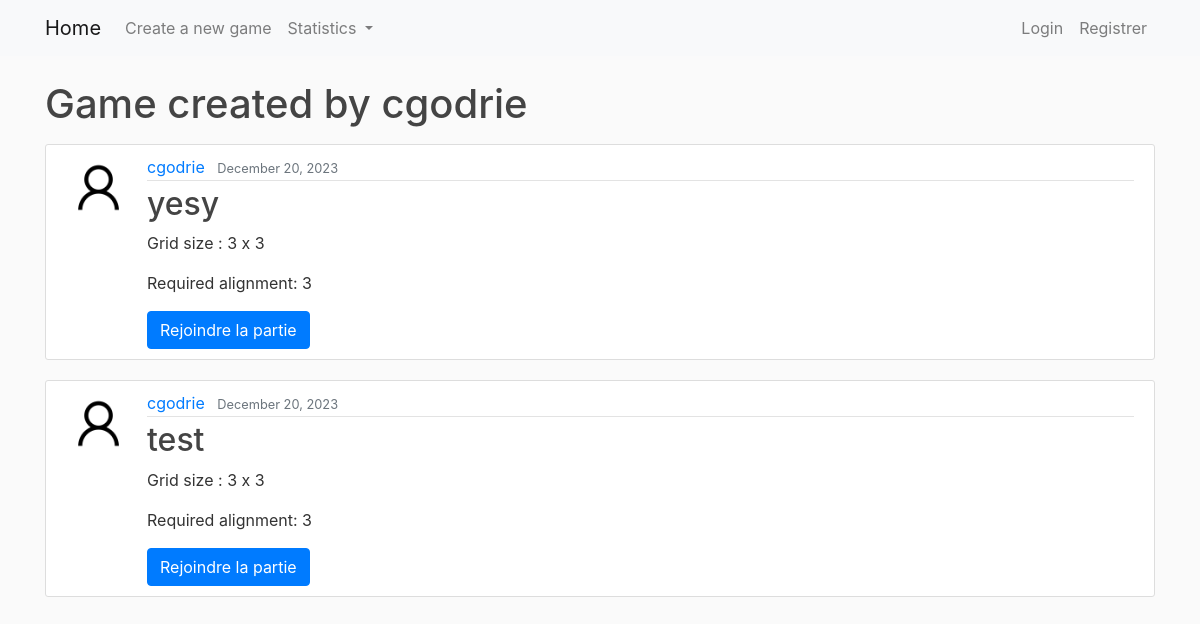
Page /games/user/cgodrie/ on the earlier database version.
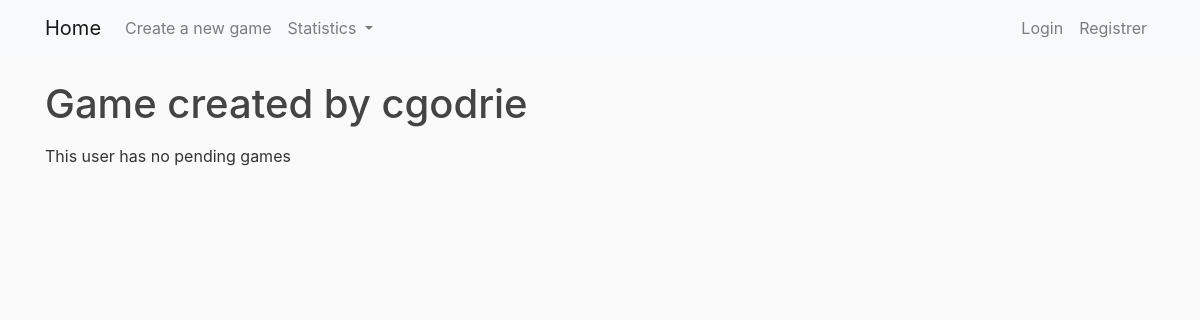
Same page on the later database version.
### morpion/models.py (models this page shows, shortened)
class Game(models.Model):
    creator = models.ForeignKey(User, on_delete=models.CASCADE, related_name='games_created')
    player2 = models.ForeignKey(User, on_delete=models.SET_NULL, blank=True, null=True, related_name='joined_games')
    active_player = models.CharField(max_length=20, default='')
    winner = models.ForeignKey(User, on_delete=models.SET_NULL, null=True, blank=True, related_name='games_won')
    abandon = models.CharField(max_length=20, default='', null=True, blank=True)
    title = models.CharField(max_length=200)
    grid_size = models.IntegerField(validators=[MinValueValidator(3), MaxValueValidator(9)])
    alignment = models.IntegerField(validators=[MinValueValidator(3), MaxValueValidator(9)])
    STATUS_CHOICES = (
        ('waiting', 'Waiting'),
        ('started', 'Started'),
        ('completed', 'Completed')
    )
    status = models.CharField(max_length=10, choices=STATUS_CHOICES, default='waiting')
    created_at = models.DateField(auto_now_add=True)
    updated_at = models.DateTimeField(auto_now=True)
    is_private = models.BooleanField(default=False)
    access_code = models.CharField(max_length=6, blank=True, null=True)
    grid_data = models.JSONField(default=dict)

### users/models.py (models this page shows, shortened)
class Profile(models.Model):
    user = models.OneToOneField(User, on_delete=models.CASCADE)
    image = models.ImageField(default='default.png', upload_to='profile_pics')
    game_symbol = models.ImageField(default='default_symbol.png', upload_to='game_symbols')

### morpion/views.py (the view)
# urls.py: path('games/user/<str:username>/', UserGameListView.as_view(), name='user-games'),
class UserGameListView(ListView):
    model = Game
    template_name = 'morpion/user_games.html'
    context_object_name = 'games'
    paginate_by = 3
    def get_queryset(self):
        user = get_object_or_404(User, username=self.kwargs.get('username'))
        return Game.objects.filter(creator=user).filter(status="waiting").order_by('-updated_at')

### morpion/templates/morpion/user_games.html (shortened to what this page needs)
{% extends "morpion/base.html" %}
{% block content %}
<h1 class="mb-3">Game created by {{ view.kwargs.username }}</h1>
{% if games %}
{% for game in games %}
<article class="media content-section">
    <img class="rounded-circle article-img" src="{{ game.creator.profile.image.url }}">
    <div class="media-body">
        <div class="article-metadata">
            <a class="mr-2" href="{% url 'user-games' game.creator.username %}">{{ game.creator }}</a>
            <small class="text-muted">{{ game.updated_at|date:"F d, Y" }}</small>
        </div>
        <h2><a class="article-title" href="{% url 'game-detail' game.id %}">{{ game.title }}</a></h2>
        <p class="article-content">Grid size : {{ game.grid_size }} x {{ game.grid_size }}</p>
        <p class="article-content">Required alignment: {{ game.alignment }}</p>
        <a href="{% url 'confirm-join-game' game.id %}" class="btn btn-primary">Rejoindre la partie</a>
    </div>
</article>
{% endfor %}
{% else %}
<p class="article-content">This user has no pending games</p>
{% endif %}
{% endblock content %}

Differences in the rows shown:
removed Game: creator.profile.image (placeholder picture), creator "cgodrie", updated_at "December 20, 2023", title "yesy", grid_size "3", alignment "3"
removed Game: creator.profile.image (placeholder picture), creator "cgodrie", updated_at "December 20, 2023", title "test", grid_size "3", alignment "3"
Other differences:
text now shown: "This user has no pending games"
